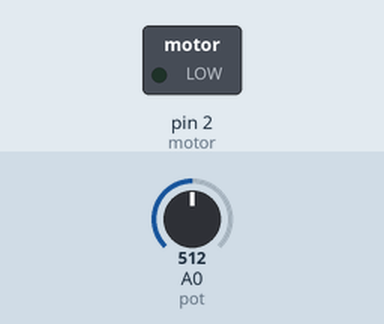
Simulated run of this sketch. Board: Arduino Uno, built with avr-gcc and run on an emulated ATmega328P. On the bench: switched loads named in the sketch (green lamp = pin HIGH). The inputs (shaded band) are chosen by the test bench; at power-on: A0 (pot) = 512.

Above: at 1.2 s.
1.3 s: A0 (pot) set to 531
At 2.0 s:
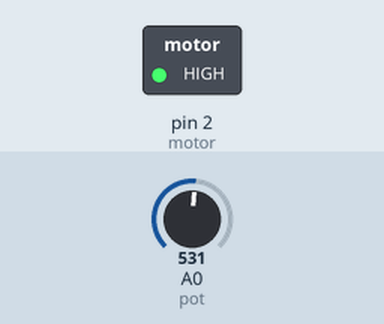
2.8 s: A0 (pot) set to 511
At 3.4 s:
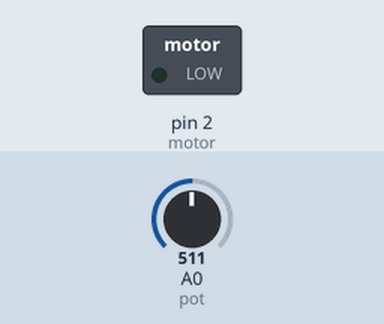
4.3 s: A0 (pot) set to 716
At 5.6 s:
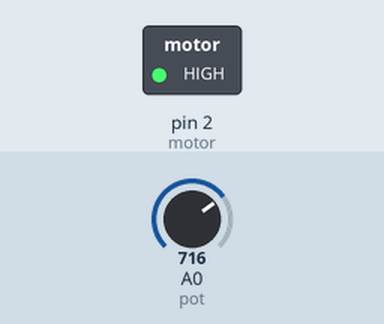
Timing chart, 0 to 7.3 s (numbered marks = the images above; inputs shaded):
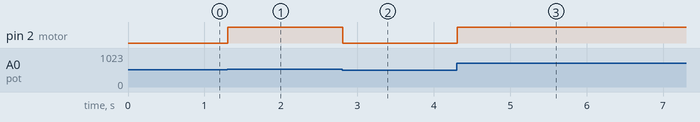

Measured:
- the behaviour switches between 513 and 514 on A0 (pot) (found by bisection; images 0 and 1)
- after the input at 1.3 s, pin 2 (motor): LOW → HIGH at once
- after the input at 2.8 s, pin 2 (motor): HIGH → LOW at once
- after the input at 4.3 s, pin 2 (motor): LOW → HIGH at once

The sketch:

control_rot_motor.ino
```cpp
# define pot A0
# define motor 2
# define tempo 10
void setup() {
  pinMode (pot, INPUT);
  pinMode (motor, OUTPUT);
}

void loop() {
  analogWrite(motor, map(analogRead(pot),0,1023,0,255));
  delay(tempo);

}
```
